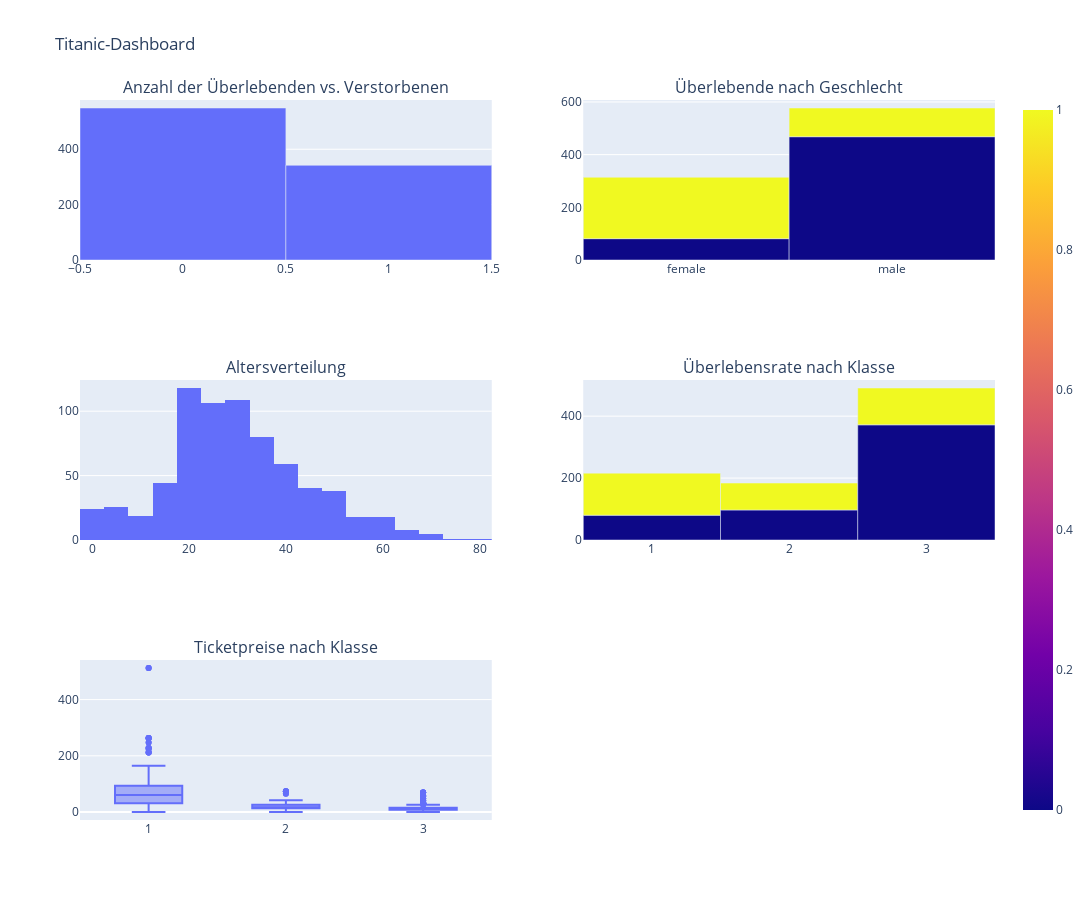

Notebook source saved alongside this figure:
### Code cell
import pandas as pd
import matplotlib.pyplot as plt
import seaborn as sns
import plotly.express as px
import plotly.graph_objects as go
from plotly.subplots import make_subplots

# Übersicht über den Datensatz
print(df_clean.head())

# Anzahl der Überlebenden und Verstorbenen
survived_counts = df_clean['survived'].value_counts()

# Diagramm 1: Überlebende vs. Verstorbene
fig1 = px.bar(survived_counts, x=survived_counts.index, y=survived_counts.values, 
              labels={'index': 'Überlebt', 'y': 'Anzahl'},
              title='Anzahl der Überlebenden vs. Verstorbenen')

# Diagramm 2: Überlebende nach Geschlecht
survived_sex = df_clean.groupby(['sex', 'survived']).size().reset_index(name='counts')
fig2 = px.bar(survived_sex, x='sex', y='counts', color='survived', 
              labels={'counts': 'Anzahl', 'Survived': 'Überlebt'},
              title='Überlebende nach Geschlecht')

# Diagramm 3: Altersverteilung
fig3 = px.histogram(df_clean, x='age', nbins=30, title='Altersverteilung')

# Diagramm 4: Überlebensrate nach Klasse
pclass_survived = df_clean.groupby(['pclass', 'survived']).size().reset_index(name='counts')
fig4 = px.bar(pclass_survived, x='pclass', y='counts', color='survived',
              labels={'Pclass': 'Klasse', 'counts': 'Anzahl', 'Survived': 'Überlebt'},
              title='Überlebensrate nach Klasse')

# Diagramm 5: Ticketpreise nach Klasse
fig5 = px.box(df_clean, x='pclass', y='fare', title='Ticketpreise nach Klasse')

# Subplots erstellen
fig = make_subplots(rows=3, cols=2, subplot_titles=('Anzahl der Überlebenden vs. Verstorbenen', 
                                                    'Überlebende nach Geschlecht', 
                                                    'Altersverteilung', 
                                                    'Überlebensrate nach Klasse', 
                                                    'Ticketpreise nach Klasse'))

fig.add_trace(fig1['data'][0], row=1, col=1)
fig.add_trace(fig2['data'][0], row=1, col=2)
fig.add_trace(fig3['data'][0], row=2, col=1)
fig.add_trace(fig4['data'][0], row=2, col=2)
fig.add_trace(fig5['data'][0], row=3, col=1)

# Layout anpassen
fig.update_layout(height=900, width=1200, title_text="Titanic-Dashboard")

# Dashboard anzeigen
fig.show()

### Figure 1 — Plotly figure (JSON) as saved in the notebook; plotly's stock layout.template omitted (floating-point values rounded to 4 significant figures; data arrays with more than 128 entries replaced by an {"elided": "..."} marker saying what was removed)
{"data": [{"alignmentgroup": "True", "hovertemplate": "survived=%{x}<br>Anzahl=%{y}<extra></extra>", "legendgroup": "", "marker": {"color": "#636efa", "pattern": {"shape": ""}}, "name": "", "offsetgroup": "", "orientation": "v", "showlegend": false, "textposition": "auto", "type": "bar", "x": [0, 1], "xaxis": "x", "y": [549, 342], "yaxis": "y"}, {"alignmentgroup": "True", "hovertemplate": "sex=%{x}<br>Anzahl=%{y}<br>survived=%{marker.color}<extra></extra>", "legendgroup": "", "marker": {"color": [0, 1, 0, 1], "coloraxis": "coloraxis", "pattern": {"shape": ""}}, "name": "", "offsetgroup": "", "orientation": "v", "showlegend": false, "textposition": "auto", "type": "bar", "x": ["female", "female", "male", "male"], "xaxis": "x2", "y": [81, 233, 468, 109], "yaxis": "y2"}, {"alignmentgroup": "True", "bingroup": "x", "hovertemplate": "age=%{x}<br>count=%{y}<extra></extra>", "legendgroup": "", "marker": {"color": "#636efa", "pattern": {"shape": ""}}, "name": "", "nbinsx": 30, "offsetgroup": "", "orientation": "v", "showlegend": false, "type": "histogram", "x": {"elided": "891 float values"}, "xaxis": "x3", "yaxis": "y3"}, {"alignmentgroup": "True", "hovertemplate": "pclass=%{x}<br>Anzahl=%{y}<br>survived=%{marker.color}<extra></extra>", "legendgroup": "", "marker": {"color": [0, 1, 0, 1, 0, 1], "coloraxis": "coloraxis", "pattern": {"shape": ""}}, "name": "", "offsetgroup": "", "orientation": "v", "showlegend": false, "textposition": "auto", "type": "bar", "x": [1, 1, 2, 2, 3, 3], "xaxis": "x4", "y": [80, 136, 97, 87, 372, 119], "yaxis": "y4"}, {"alignmentgroup": "True", "hovertemplate": "pclass=%{x}<br>fare=%{y}<extra></extra>", "legendgroup": "", "marker": {"color": "#636efa"}, "name": "", "notched": false, "offsetgroup": "", "orientation": "v", "showlegend": false, "type": "box", "x": {"elided": "891 int values"}, "x0": " ", "xaxis": "x5", "y": {"elided": "891 float values"}, "y0": " ", "yaxis": "y5"}], "layout": {"annotations": [{"font": {"size": 16}, "showarrow": false, "text": "Anzahl der Überlebenden vs. Verstorbenen", "x": 0.225, "xanchor": "center", "xref": "paper", "y": 1, "yanchor": "bottom", "yref": "paper"}, {"font": {"size": 16}, "showarrow": false, "text": "Überlebende nach Geschlecht", "x": 0.775, "xanchor": "center", "xref": "paper", "y": 1, "yanchor": "bottom", "yref": "paper"}, {"font": {"size": 16}, "showarrow": false, "text": "Altersverteilung", "x": 0.225, "xanchor": "center", "xref": "paper", "y": 0.6111, "yanchor": "bottom", "yref": "paper"}, {"font": {"size": 16}, "showarrow": false, "text": "Überlebensrate nach Klasse", "x": 0.775, "xanchor": "center", "xref": "paper", "y": 0.6111, "yanchor": "bottom", "yref": "paper"}, {"font": {"size": 16}, "showarrow": false, "text": "Ticketpreise nach Klasse", "x": 0.225, "xanchor": "center", "xref": "paper", "y": 0.2222, "yanchor": "bottom", "yref": "paper"}], "height": 900, "title": {"text": "Titanic-Dashboard"}, "width": 1200, "xaxis": {"anchor": "y", "domain": [0, 0.45]}, "xaxis2": {"anchor": "y2", "domain": [0.55, 1]}, "xaxis3": {"anchor": "y3", "domain": [0, 0.45]}, "xaxis4": {"anchor": "y4", "domain": [0.55, 1]}, "xaxis5": {"anchor": "y5", "domain": [0, 0.45]}, "xaxis6": {"anchor": "y6", "domain": [0.55, 1]}, "yaxis": {"anchor": "x", "domain": [0.7778, 1]}, "yaxis2": {"anchor": "x2", "domain": [0.7778, 1]}, "yaxis3": {"anchor": "x3", "domain": [0.3889, 0.6111]}, "yaxis4": {"anchor": "x4", "domain": [0.3889, 0.6111]}, "yaxis5": {"anchor": "x5", "domain": [0, 0.2222]}, "yaxis6": {"anchor": "x6", "domain": [0, 0.2222]}}}
